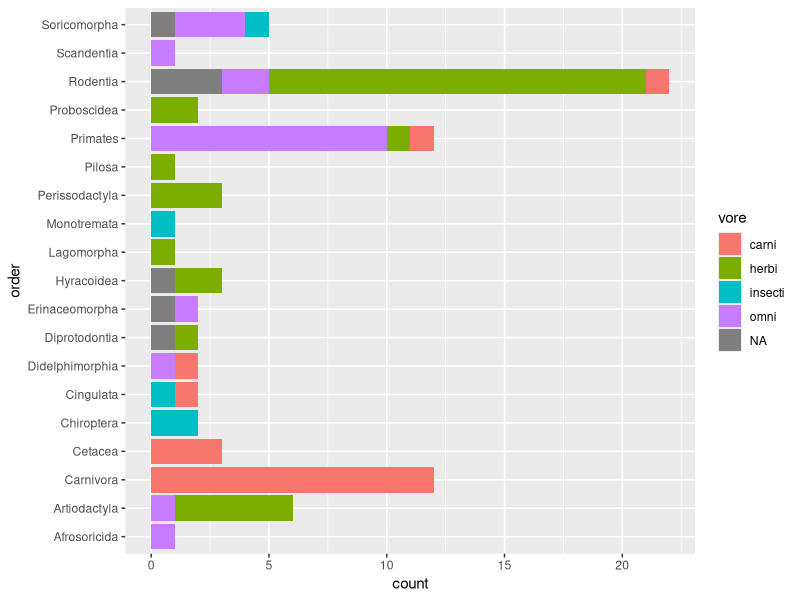
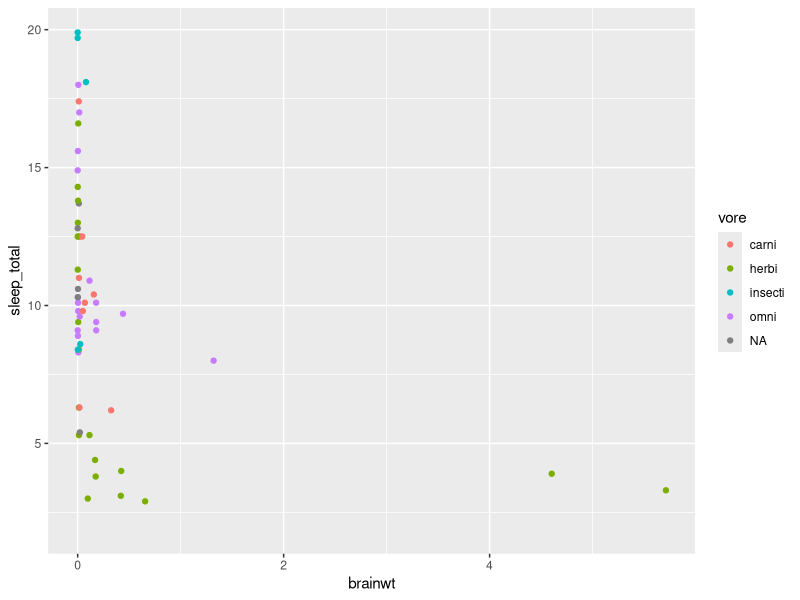

Recreate these plots in R, in order. (Note: this script raises an error after producing the figures.)
## ---- chunk 1
knitr::opts_chunk$set(
  collapse = TRUE,
  comment = "#>",
  out.width = '40%'
)
## ---- chunk 2
library(tidyverse) # core packages 
library(rio) # import/export 
library(datasets) # a package of toy datasets
## ---- chunk 3
glimpse(msleep) # view the data
## ---- chunk 4
msleep # tabular view of the data
## ---- chunk 5
?msleep # view the data dictionary in the Help pane
## ---- chunk 6
msleep %>% 
  count(vore, sort = TRUE) %>% # count `vore` and sort ascending
  head() # only show the top 5 rows
## ---- chunk 7
msleep %>% 
  count(vore, order, sort = TRUE) %>% # count `vore` by `order` and sort
  head() # top 5 rows
## ---- chunk 8
msleep %>% 
  ggplot(aes(x = order, fill = vore)) + # map `order` to x, and `vore` as fill for the bars
  geom_bar() + # visualize as a bar plot
  coord_flip() # flip the x/y axes to better display `order` names
## ---- chunk 9
msleep %>% 
  ggplot(aes(x = brainwt, y = sleep_total, color = vore)) + # map x and y and add a color layer to the plot for `vore`
  geom_point() # visualize as a scatterplot
## ---- chunk 10
# alternative untidy/ summary dataset: HairEyeColor
## ---- chunk 11
pew <- import(file = "http://stat405.had.co.nz/data/pew.txt", setclass = "tbl_df")
## ---- chunk 12
glimpse(pew)
## ---- chunk 13
pew
## ---- chunk 14
pew_tidy_sum <- 
  pew %>% 
  gather(income, count, -religion)
pew_tidy_sum
## ---- chunk 15
sum(pew_tidy_sum$count)
## ---- chunk 16
pew_tidy_ind <- uncount(pew_tidy_sum, count)
pew_tidy_ind
## ---- chunk 17
pew_tidy_ind %>% 
  count(religion, sort = TRUE)

pew_tidy_ind %>% 
  count(income, sort = TRUE)
## ---- chunk 18
pew_tidy_ind %>% 
  ggplot(aes(x = religion, fill = income)) +
  geom_bar() + 
  coord_flip()
